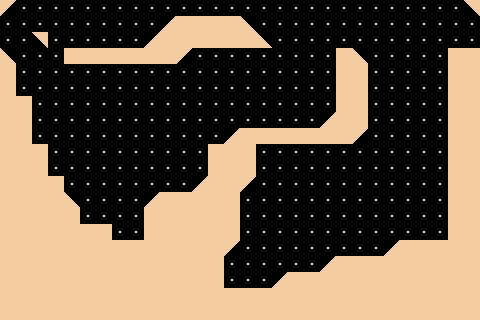

This game map was drawn from its Tiled (.tmx) file and the tilesets committed beside it. A one-line description and the full map source follow:
An orthogonal 30x20 tile map with 16x16 px tiles, 1 tile layer (tile-layer-1) and 1 object (player-start).

<map version="1.10" tiledversion="1.10.1" orientation="orthogonal" renderorder="right-down" width="30" height="20" tilewidth="16" tileheight="16" infinite="0" nextlayerid="5" nextobjectid="3">
 <editorsettings>
  <export target="tilemap-1.json" format="json" />
 </editorsettings>
 <tileset firstgid="1" source="prototype-tiles.tsx" />
 <layer id="1" name="tile-layer-1" width="30" height="20">
  <data encoding="csv">
1073741825,3,3,3,3,3,3,3,3,3,3,3,3,3,3,3,3,3,3,3,3,3,3,3,3,3,3,3,3,3221225473,
3,3,3,3,3,3,3,3,3,3,2147483649,2,2,2,2,1,3,3,3,3,3,3,3,3,3,3,3,3,3,3,
3,3,3221225473,3,3,3,3,3,3,2147483649,2,2,2,2,2,2,1,3,3,3,3,3,3,3,3,3,3,3,3,3,
1,3,3,3,2,2,2,2,2,2,2,1073741825,3,3,3,3,3,3,3,3,3,2,1,3,3,3,3,3,2,2,
2,3,3,3,3,3,3,3,3,3,3,3,3,3,3,3,3,3,3,3,3,2,2,3,3,3,3,3,2,2,
2,3,3,3,3,3,3,3,3,3,3,3,3,3,3,3,3,3,3,3,3,2,2,3,3,3,3,3,2,2,
2,2,3,3,3,3,3,3,3,3,3,3,3,3,3,3,3,3,3,3,3,2,2,3,3,3,3,3,2,2,
2,2,3,3,3,3,3,3,3,3,3,3,3,3,3,3,3,3,3,3,2147483649,2,2,3,3,3,3,3,2,2,
2,2,3,3,3,3,3,3,3,3,3,3,3,3,2147483649,2,2,2,2,2,2,2,1073741825,3,3,3,3,3,2,2,
2,2,2,3,3,3,3,3,3,3,3,3,3,2,2,2,3,3,3,3,3,3,3,3,3,3,3,3,2,2,
2,2,2,3,3,3,3,3,3,3,3,3,3,2,2,2,3,3,3,3,3,3,3,3,3,3,3,3,2,2,
2,2,2,2,3,3,3,3,3,3,3,3,2147483649,2,2,1073741825,3,3,3,3,3,3,3,3,3,3,3,3,2,2,
2,2,2,2,1,3,3,3,3,2147483649,2,2,2,2,2,3,3,3,3,3,3,3,3,3,3,3,3,3,2,2,
2,2,2,2,2,3,3,3,3,2,2,2,2,2,2,3,3,3,3,3,3,3,3,3,3,3,3,3,2,2,
2,2,2,2,2,2,2,3,3,2,2,2,2,2,2,3,3,3,3,3,3,3,3,3,3,3,3,3,2,2,
2,2,2,2,2,2,2,2,2,2,2,2,2,2,1073741825,3,3,3,3,3,3,3,3,3,2147483649,2,2,2,2,2,
2,2,2,2,2,2,2,2,2,2,2,2,2,2,3,3,3,3,3,3,2147483649,2,2,2,2,2,2,2,2,2,
2,2,2,2,2,2,2,2,2,2,2,2,2,2,3,3,3,2147483649,2,2,2,2,2,2,2,2,2,2,2,2,
2,2,2,2,2,2,2,2,2,2,2,2,2,2,2,2,2,2,2,2,2,2,2,2,2,2,2,2,2,2,
2,2,2,2,2,2,2,2,2,2,2,2,2,2,2,2,2,2,2,2,2,2,2,2,2,2,2,2,2,2
</data>
 </layer>
 <objectgroup id="2" name="objects">
  <object id="1" name="player-start" x="56" y="108">
   <point />
  </object>
 </objectgroup>
</map>